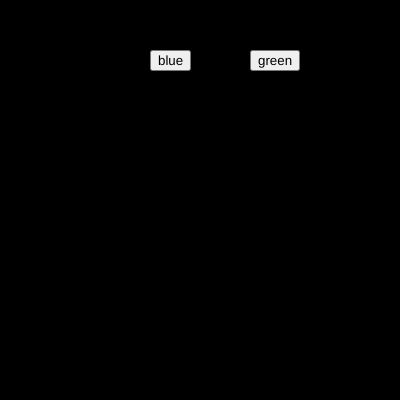
Frame 1 (no input)
Frame 60 (no input): identical to frame 1, image omitted
Frame 120 (the mouse pressed at the canvas centre since frame 60): identical to frame 1, image omitted

The p5.js sketch that drew this single still picture (run headless with seeded random() and noise() and a simulated clock; from frame 60 on, the mouse is pressed at the canvas centre):

// p5.js sketch
// ── sketch.js
var btn_blue;
var btn_green;

var r = 0;
var g = 0;
var b = 0;

function setup() {
  createCanvas(400, 400);  

    btn_blue= createButton("blue")
  btn_blue.position(150,50)
  btn_blue.mousePressed(blue_bg)

  btn_green = createButton("green")
  btn_green.position(250,50)
  btn_green.mousePressed(green_bg)


}

function draw() {
  background(r,g,b);
}

function green_bg()
{ 
r = 0
g = 255
b = 0


} 
function blue_bg ()
{
r = 0 
g = 0
b = 255

}
